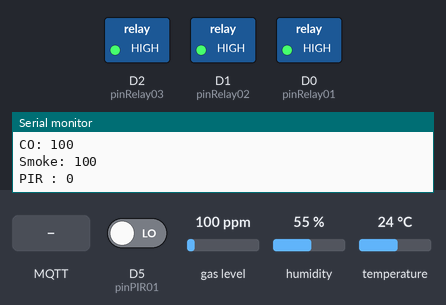
A sketch run on a simulated ESP8266 (NodeMCU). Shown: switched loads named in the sketch (green lamp = pin HIGH), the last lines printed to the serial monitor. Inputs (shaded band) come from the test bench; at power-on: D5 (pinPIR01) LOW, gas level 100 ppm, humidity 55 %, temperature 24 °C. WiFi joins after 1.5 s; servers stay silent unless stated; random numbers use the default seed unless the sketch sets one; no MQTT or app messages arrive unless stated.

Above: at 3.2 s.
3.3 s: MQTT message "1" arrives on the first subscribed topic
At 5.2 s:
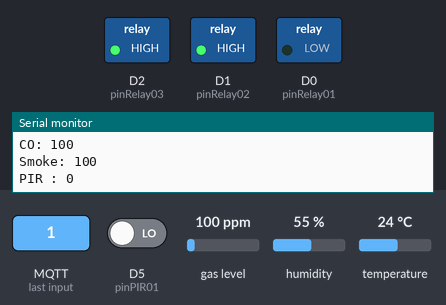
5.5 s: MQTT message "1" arrives on the second subscribed topic
At 7.0 s:
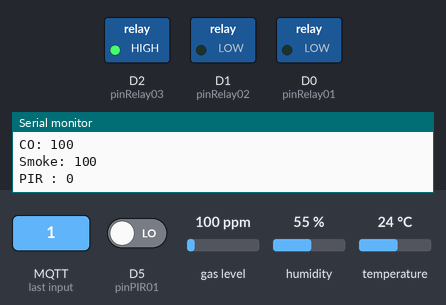
7.5 s: MQTT message "on" arrives on the first subscribed topic
At 8.8 s:
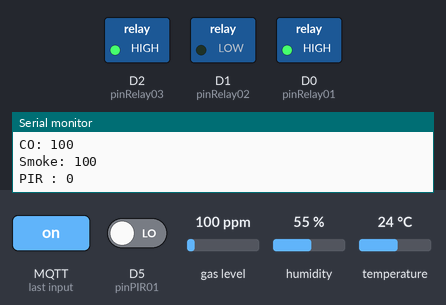
9.5 s: MQTT message "1" arrives on the third subscribed topic
At 11.2 s:
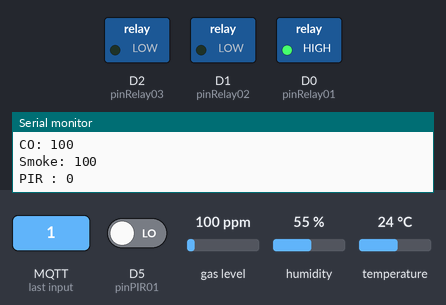
11.5 s: MQTT message "off" arrives on the second subscribed topic
At 13.0 s:
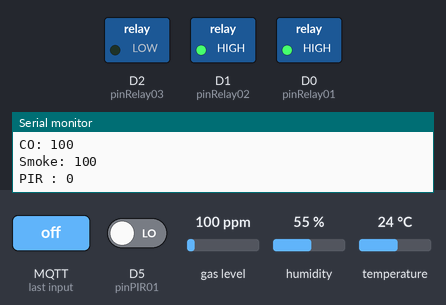
Timing chart, 0 to 14.5 s (numbered marks = the images above; inputs shaded):
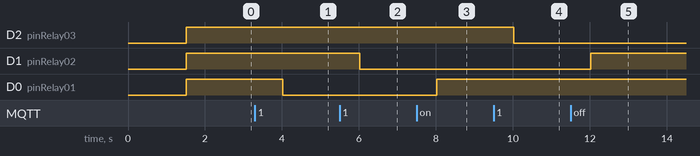

The sketch:

NS_Home_Automation_V01.ino
```cpp
/*
Excellenta Teknologi Solution
Neo Semeru Brata
1 Jul 2020
NodeMCU ESP 8266
3 Relay
1 PIR
1 DHT
1 MQ2
MQTT
Time

*/

#include <ESP8266WiFi.h>
#include <PubSubClient.h>
#include <DHT.h>
//#include <NTPClient.h>
//#include <WiFiUdp.h>
#include <MQ2.h>

// Update these with values suitable for your network.
//WIFI
WiFiClient espClient;
const char* ssid = "EM-10";
const char* password = "C0nn3ctwifi";
const char* mqtt_server = "broker.mqtt-dashboard.com";
PubSubClient client(espClient);

//MQTT =======================================
const char* MQTTRelay01 = "1-EM10C4/12/Relay";   //pompa shower
const char* MQTTRelay02 = "2-EM10C4/12/Relay";   //dispenser
const char* MQTTRelay03 = "3-EM10C4/12/Relay";   //kitchen set
const char* MQTTDHTTemp = "EM10C4/12/DHT/Temp";
const char* MQTTDHTHum = "EM10C4/12/DHT/Hum";
const char* MQTTPIR01 = "1-EM10C4/12/PIR";       //Status PIR
const char* MQTTLPG01 = "1-EM10C4/12/LPG";
const char* MQTTCO01 = "1-EM10C4/12/CO";
const char* MQTTSmoke01 = "1-EM10C4/12/Smoke";

// NodeMCU PIN
#define pinRelay01 D0
#define pinRelay02 D1
#define pinRelay03 D2
#define DHTPIN D4
#define pinPIR01 D5
#define pinMQ201 A0

//Initial Status Relays
bool R01on = LOW;
bool R02on = LOW;
bool R03on = LOW;

int state = LOW;
int val = 0;

//MQ2 =======
int lpg, co, smoke;
MQ2 mq2(pinMQ201);

//DHT ========================================

#define DHTTYPE DHT22     // DHT 11
float h_temp,t_temp;
float hh,tt;
DHT dht(DHTPIN, DHTTYPE);

unsigned long lastMsg = 0;
#define MSG_BUFFER_SIZE	(50)
char msg[MSG_BUFFER_SIZE];


void sendSensor(float t, float h){
  int i = 0;

  if (isnan(h) || isnan(t)) {
    Serial.println("Failed to read from DHT sensor!");
    return;
  }

  Serial.println (t_temp);
  if (t_temp != t){
    t_temp = t;
    client.publish(MQTTDHTTemp, String(t).c_str(),true);
  }

  Serial.println (h_temp);
  if (h_temp != h){
    h_temp = h;
    client.publish(MQTTDHTHum, String(h).c_str(),true);
  }
}

void setup_wifi() {
  delay(10);
  // We start by connecting to a WiFi network
  Serial.println();
  Serial.print("Connecting to ");
  Serial.println(ssid);

  WiFi.mode(WIFI_STA);
  WiFi.begin(ssid, password);

  while (WiFi.status() != WL_CONNECTED) {
    delay(500);
    Serial.print(".");
  }

  randomSeed(micros());

  Serial.println("");
  Serial.println("WiFi connected");
  Serial.println("IP address: ");
  Serial.println(WiFi.localIP());
}

void callback(char* topic, byte* payload, unsigned int length) {
  Serial.print("Message arrived [");
  Serial.print(topic);
  Serial.print("] ");
  for (int i = 0; i < length; i++) {
    Serial.print((char)payload[i]);
  }
  Serial.println();

  if (topic[0] == MQTTRelay01[0]){
     if ((char)payload[0] == '1') {
      digitalWrite (pinRelay01,R01on);
     } else {
      digitalWrite (pinRelay01,!R01on);
     }
  }
  else if (topic[0] == MQTTRelay02[0]) {
    if ((char)payload[0] == '1') {
      digitalWrite (pinRelay02,R02on);
     } else {
      digitalWrite (pinRelay02,!R02on);
     }
  } else if (topic[0] == MQTTRelay03[0]){
    if ((char)payload[0] == '1') {
      digitalWrite (pinRelay03,R03on);
     } else {
      digitalWrite (pinRelay03,!R03on);
     }
  }
}

void reconnect() {
  // Loop until we're reconnected
  while (!client.connected()) {
    //Serial.print("Attempting MQTT connection...");
    // Create a random client ID
    String clientId = "ESP8266Client-";
    clientId += String(random(0xffff), HEX);
    // Attempt to connect
    if (client.connect(clientId.c_str())) {
      //Serial.println("connected");
      // Once connected, publish an announcement...
      //client.publish(MQTTCountR01, "Hello Nheiyo");
      // ... and resubscribe
      client.subscribe(MQTTRelay01);
      client.subscribe(MQTTRelay02);
      client.subscribe(MQTTRelay03);
    } else {
      //Serial.print("failed, rc=");
      //Serial.print(client.state());
      //Serial.println(" try again in 5 seconds");
      // Wait 5 seconds before retrying
      delay(5000);
    }
  }
}

void setup() {
  Serial.begin(115200);
  setup_wifi();
  client.setServer(mqtt_server, 1883);
  client.setCallback(callback);
  pinMode (pinRelay01,OUTPUT);
  pinMode (pinRelay02,OUTPUT);
  pinMode (pinRelay03,OUTPUT);
  pinMode (pinPIR01, INPUT);

  digitalWrite (pinRelay01,!R01on);
  digitalWrite (pinRelay02,!R02on);
  digitalWrite (pinRelay03,!R03on);

  mq2.begin();
  dht.begin();

}

void loop() {

  if (WiFi.status() != WL_CONNECTED) {
    setup_wifi();
  }

  unsigned long now = millis();
  if (now - lastMsg > 1000) {
    lastMsg = now;

    if (!client.connected()) {
      reconnect();
    }
    client.loop();

    //DHT
    hh = dht.readHumidity();
    tt = dht.readTemperature(); // or dht.readTemperature(true) for Fahrenheit

    if ((h_temp != hh) || (t_temp != tt)){
      sendSensor(tt,hh);
    }

    //GAS
    float* values = mq2.read(true);
    lpg = mq2.readLPG();
    co = mq2.readCO();
    smoke = mq2.readSmoke();

    Serial.print("LPG: ");
    Serial.println(lpg);

    snprintf (msg, MSG_BUFFER_SIZE, "%2d", lpg);
    client.publish(MQTTLPG01, msg);

    Serial.print("CO: ");
    Serial.println(co);
    snprintf (msg, MSG_BUFFER_SIZE, "%2d", co);
    client.publish(MQTTCO01, msg);

    Serial.print("Smoke: ");
    Serial.println(smoke);
    snprintf (msg, MSG_BUFFER_SIZE, "%2d", smoke);
    client.publish(MQTTSmoke01, msg);

  //PIR
    val = digitalRead(pinPIR01);
    Serial.print ("PIR : ");
    Serial.println (val);
    if(val == HIGH){
      delay(100);
      if (state == LOW){
        Serial.println("Motion Detected!");
        state = HIGH;
        client.publish(MQTTPIR01,"1");
      }
    } else {
      delay(100);
      if (state == HIGH){
        Serial.println("Motion stopped!");
        state = LOW;
        client.publish(MQTTPIR01,"0");
      }
    }
  }
}
```

Measured:
- after the input at 3.3 s, D0 (pinRelay01): HIGH → LOW after 0.72 s
- after the input at 5.5 s, D1 (pinRelay02): HIGH → LOW after 0.52 s
- after the input at 7.5 s, D0 (pinRelay01): LOW → HIGH after 0.52 s
- after the input at 9.5 s, D2 (pinRelay03): HIGH → LOW after 0.52 s
- after the input at 11.5 s, D1 (pinRelay02): LOW → HIGH after 0.52 s
